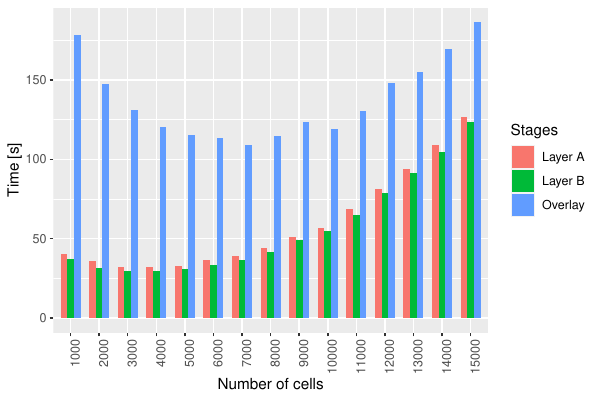

Reproduce this figure in R.
library(tidyverse)
setwd("~/RIDIR/Data/MainUS/")

data0a = enframe(read_lines("MainUS_v02.txt"), value="line")
data0b = enframe(read_lines("MainUS_v03.txt"), value="line")

data0 = bind_rows(data0a, data0b)

data1 = data0 %>%
  filter(str_detect(line, 'TIME')) 

fields1 = c("ts","start","appId","time","tag","stage","data")
fields2 = c("partitions", "dataset", "tolerance", "run")
data2 = data1 %>% 
  separate(sep = "\\|", col = "line", into = fields1, extra = "drop") %>%
  separate(sep = "_"  , col = "data", into = fields2, extra = "drop") %>%
  filter(stage == "layer1" | stage == "layer2" | stage == "overlay") %>%
  select(time, stage, partitions, appId) %>%
  mutate(time = as.numeric(time) / 1000.0) %>%
  mutate(partitions = fct_relevel(partitions, "1000", "2000", "3000", "4000", "5000", "6000", "7000", "8000", "9000", "10000", "11000", "12000", "13000", "14000", "15000")) %>%
  add_column(size = "MainUS")

data3 = data2 %>%
  group_by(partitions, stage, size) %>% summarise(time = mean(time)) 

write_tsv(data3, "MainUS.tsv")

p = ggplot(data3, aes(x = partitions, y = time, fill = stage)) + 
  geom_col(width = 0.7, position="dodge") + 
  theme(axis.text.x = element_text(angle = 90, hjust = 1)) +
  scale_fill_discrete(labels=c('Layer A', 'Layer B', 'Overlay')) +
  labs(x="Number of cells", y="Time [s]") +
  guides(fill=guide_legend(title="Stages"))
plot(p)

ggsave(paste0("MainUS.pdf"), width = 6, height = 4)